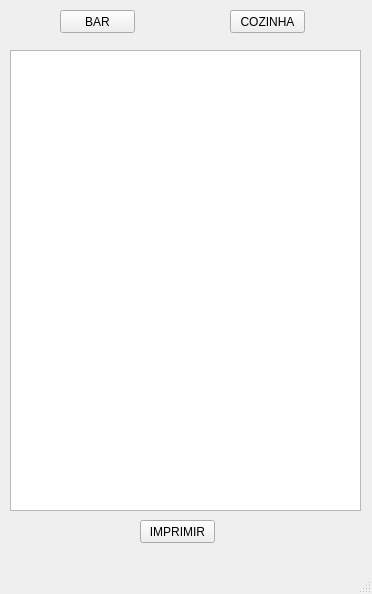
<?xml version="1.0" encoding="UTF-8"?>
<ui version="4.0">
 <class>MainWindow</class>
 <widget class="QMainWindow" name="MainWindow">
  <property name="geometry">
   <rect>
    <x>0</x>
    <y>0</y>
    <width>372</width>
    <height>594</height>
   </rect>
  </property>
  <property name="windowTitle">
   <string>Saldos de Estoque</string>
  </property>
  <widget class="QWidget" name="centralwidget">
   <widget class="QPushButton" name="pushButtonBar">
    <property name="geometry">
     <rect>
      <x>60</x>
      <y>10</y>
      <width>75</width>
      <height>23</height>
     </rect>
    </property>
    <property name="text">
     <string>BAR</string>
    </property>
   </widget>
   <widget class="QTableWidget" name="tableWidgetSaldos">
    <property name="geometry">
     <rect>
      <x>10</x>
      <y>50</y>
      <width>351</width>
      <height>461</height>
     </rect>
    </property>
   </widget>
   <widget class="QPushButton" name="pushButtonCozinha">
    <property name="geometry">
     <rect>
      <x>230</x>
      <y>10</y>
      <width>75</width>
      <height>23</height>
     </rect>
    </property>
    <property name="text">
     <string>COZINHA</string>
    </property>
   </widget>
   <widget class="QPushButton" name="pushButtonImprimir">
    <property name="geometry">
     <rect>
      <x>140</x>
      <y>520</y>
      <width>75</width>
      <height>23</height>
     </rect>
    </property>
    <property name="text">
     <string>IMPRIMIR</string>
    </property>
   </widget>
  </widget>
  <widget class="QMenuBar" name="menubar">
   <property name="geometry">
    <rect>
     <x>0</x>
     <y>0</y>
     <width>372</width>
     <height>21</height>
    </rect>
   </property>
  </widget>
  <widget class="QStatusBar" name="statusbar"/>
 </widget>
 <resources/>
 <connections/>
</ui>
